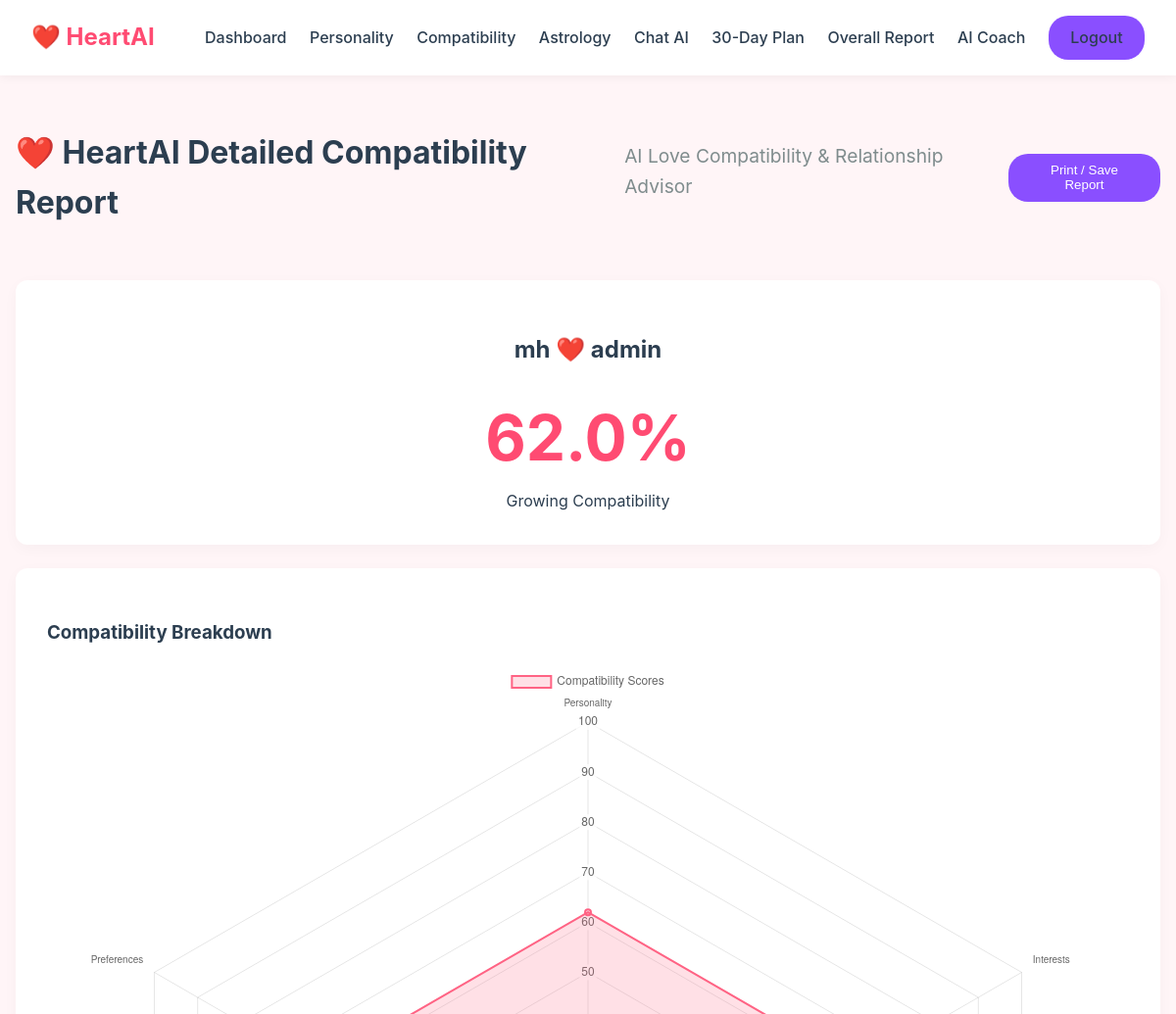
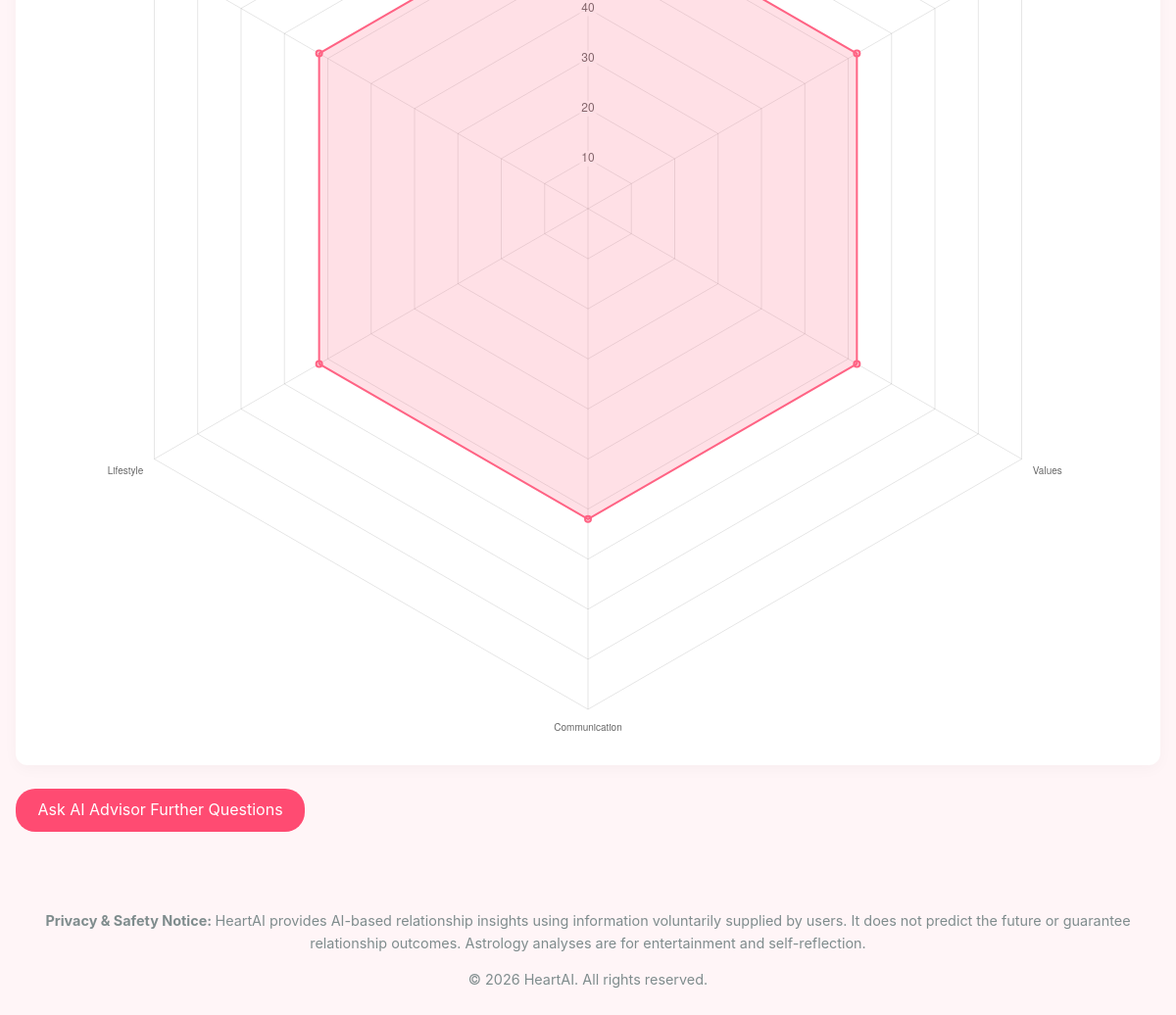
The app's page /report/1 (signed in) with its own data (2 pictures, top to bottom).
### models/relationship.py (models this page shows, shortened)
class Relationship(db.Model):
    __tablename__ = "relationships"
    id = db.Column(db.Integer, primary_key=True)
    user_id = db.Column(db.Integer, db.ForeignKey("users.id", ondelete="CASCADE"), nullable=False)
    user2_id = db.Column(db.Integer, db.ForeignKey("users.id", ondelete="SET NULL"), nullable=True)
    partner_name = db.Column(db.String(100), nullable=False)
    partner_email = db.Column(db.String(120), nullable=True)
    relationship_type = db.Column(db.String(50), nullable=True)
    status = db.Column(db.String(30), default="active", nullable=False)
    created_at = db.Column(db.DateTime, default=datetime.utcnow, nullable=False)
    updated_at = db.Column(db.DateTime, default=datetime.utcnow, onupdate=datetime.utcnow, nullable=False)
    user = db.relationship("User", foreign_keys=[user_id], back_populates="relationships")
    partner = db.relationship("User", foreign_keys=[user2_id])
    compatibility_results = db.relationship(
        "CompatibilityResult",
        back_populates="relationship",
        cascade="all, delete-orphan",
    )
    chat_analyses = db.relationship(
        "ChatAnalysis",
        back_populates="relationship",
        cascade="all, delete-orphan",
    )
    @property
    def user1_id(self):
        return self.user_id

### models/compatibility.py (models this page shows)
class CompatibilityResult(db.Model):
    __tablename__ = "compatibility_results"
    id = db.Column(db.Integer, primary_key=True)
    relationship_id = db.Column(db.Integer, db.ForeignKey("relationships.id", ondelete="CASCADE"), nullable=False)
    personality_score = db.Column(db.Float, default=0.0)
    interests_score = db.Column(db.Float, default=0.0)
    values_score = db.Column(db.Float, default=0.0)
    communication_score = db.Column(db.Float, default=0.0)
    lifestyle_score = db.Column(db.Float, default=0.0)
    preference_score = db.Column(db.Float, default=0.0)
    overall_score = db.Column(db.Float, default=0.0)
    category = db.Column(db.String(100), nullable=False, default="Needs Understanding")
    created_at = db.Column(db.DateTime, default=datetime.utcnow, nullable=False)
    relationship = db.relationship("Relationship", back_populates="compatibility_results")

### routes/report.py (the view)
@report_bp.route("/report/<int:relationship_id>")
def view_report(relationship_id):
    user_id = session.get("user_id")
    if not user_id:
        return redirect(url_for("auth.login"))
    rel = Relationship.query.get_or_404(relationship_id)
    if rel.user_id != user_id:
        return "Unauthorized", 403
    comp = (
        CompatibilityResult.query
        .filter_by(relationship_id=rel.id)
        .order_by(CompatibilityResult.id.desc())
        .first()
    )
    ai_report_obj = (
        AIReport.query
        .filter_by(relationship_id=rel.id)
        .order_by(AIReport.id.desc())
        .first()
    )
    report_json = {}
    if ai_report_obj:
        try:
            report_json = json.loads(ai_report_obj.report_content)
        except (TypeError, ValueError):
            report_json = {}
    u_astro = AstrologyProfile.query.filter_by(user_id=rel.user_id).first()
    p_astro = AstrologyProfile.query.filter_by(user_id=rel.user2_id).first() if rel.user2_id else None
    astro_interp = None
    if u_astro and p_astro:
        astro_interp = AstrologyService.evaluate_astrology_compatibility(
            u_astro.zodiac_sign,
            p_astro.zodiac_sign,
        )
    chat_res = (
        ChatAnalysis.query
        .filter_by(relationship_id=rel.id)
        .order_by(ChatAnalysis.id.desc())
        .first()
    )
    return render_template(
        "report.html",
        relationship=rel,
        comp=comp,
        report=report_json,
        u_astro=u_astro,
        p_astro=p_astro,
        astro_interp=astro_interp,
        chat_res=chat_res,
    )

### templates/report.html (shortened to what this page needs)
{% extends "base.html" %}
{% block content %}
<div class="report-container printable">
    <div class="report-header">
        <h1>❤️ HeartAI Detailed Compatibility Report</h1>
        <p class="subtitle">AI Love Compatibility & Relationship Advisor</p>
        <button onclick="window.print()" class="btn-secondary no-print">Print / Save Report</button>
    </div>
    <div class="card couple-hero">
        <h2>{{ relationship.partner_name }} ❤️ {{ session.user_name }}</h2>
        <div class="main-score">{{ comp.overall_score }}%</div>
        <div class="score-category">{{ comp.category }}</div>
    </div>
    <div class="card">
        <h3>Compatibility Breakdown</h3>
        <div class="chart-container">
            <canvas id="compChart"></canvas>
        </div>
    </div>
    <div class="text-center no-print">
        <a href="{{ url_for('coach.coach_page') }}" class="btn-primary">Ask AI Advisor Further Questions</a>
    </div>
</div>
{% endblock %}
{% block scripts %}
<script>
    const ctx = document.getElementById('compChart').getContext('2d');
    new Chart(ctx, {
        type: 'radar',
        data: {
            labels: ['Personality', 'Interests', 'Values', 'Communication', 'Lifestyle', 'Preferences'],
            datasets: [{
                label: 'Compatibility Scores',
                data: [
                    {{ comp.personality_score }},
                    {{ comp.interests_score }},
                    {{ comp.values_score }},
                    {{ comp.communication_score }},
                    {{ comp.lifestyle_score }},
                    {{ comp.preference_score }}
                ],
                backgroundColor: 'rgba(255, 99, 132, 0.2)',
                borderColor: 'rgba(255, 99, 132, 1)',
                borderWidth: 2
            }]
        },
        options: {
            scales: {
                r: { min: 0, max: 100 }
            }
        }
    });
</script>
{% endblock %}

### static/css/style.css (style rules this page uses)
:root { --primary-color: #ff4b72; --primary-hover: #e03e61; --secondary-color: #8a4fff; --bg-color: #fff5f7; --card-bg: #ffffff; --text-color: #2c3e50; --text-muted: #7f8c8d; --border-radius: 12px; }
body { margin: 0; font-family: -apple-system, BlinkMacSystemFont, "Segoe UI", Roboto, Helvetica, Arial, sans-serif; background-color: var(--bg-color); color: var(--text-color); line-height: 1.6; }
.card { background: var(--card-bg); border-radius: var(--border-radius); padding: 2rem; box-shadow: 0 4px 15px rgba(0,0,0,0.03); margin-bottom: 1.5rem; }
.btn-primary { background: var(--primary-color); color: white; border: none; padding: 0.6rem 1.4rem; border-radius: 20px; cursor: pointer; text-decoration: none; display: inline-block; }
.btn-secondary { background: var(--secondary-color); color: white; border: none; padding: 0.6rem 1.4rem; border-radius: 20px; cursor: pointer; text-decoration: none; display: inline-block; }

### static/css/dashboard.css (style rules this page uses)
.subtitle { font-size: 1.2rem; color: var(--text-muted); margin-bottom: 2rem; }

### static/css/report.css (style rules this page uses)
.report-header { display: flex; justify-content: space-between; align-items: center; margin-bottom: 2rem; }
.couple-hero { text-align: center; }
.main-score { font-size: 4rem; font-weight: bold; color: var(--primary-color); }

### records on screen
Relationship: partner_name "mh"
CompatibilityResult: overall_score "62.0", category "Growing Compatibility"

### other values on screen
{{ session.user_name }} "admin"
chart data {{ comp.personality_score }} 62.0
chart data {{ comp.interests_score }} 62.0
chart data {{ comp.values_score }} 62.0
chart data {{ comp.communication_score }} 62.0
